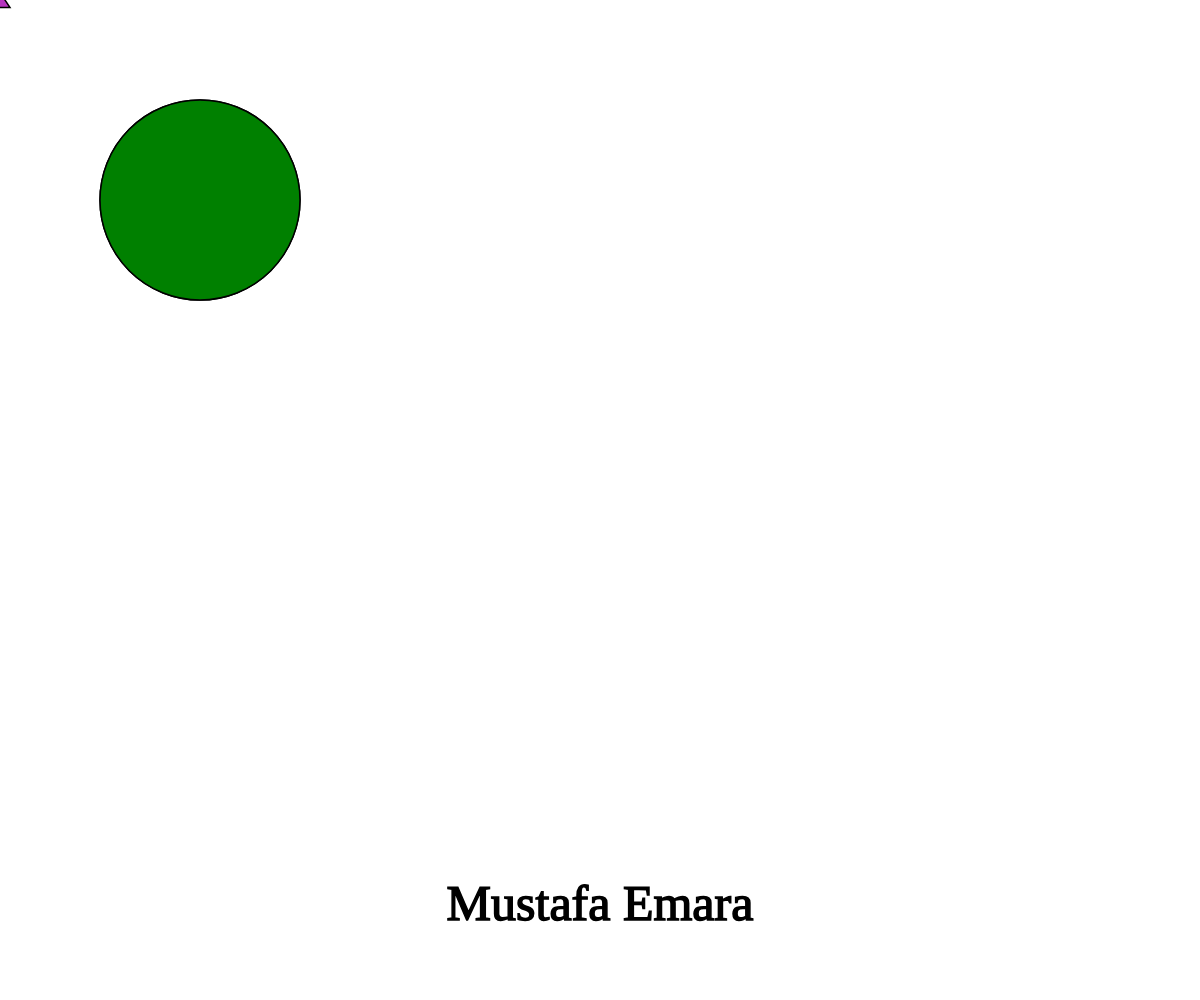
Frame 1 (no input)
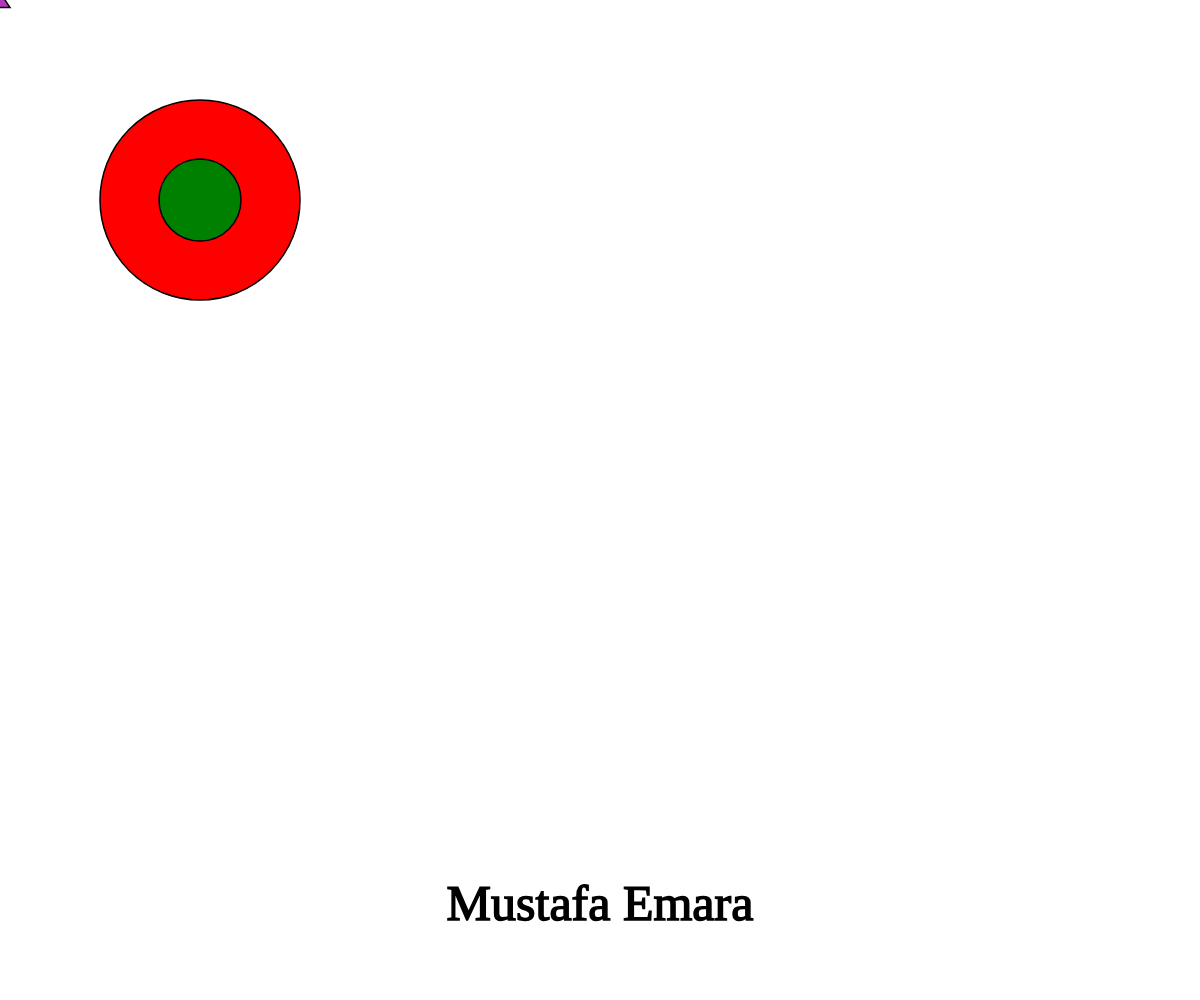
Frame 60 (no input)
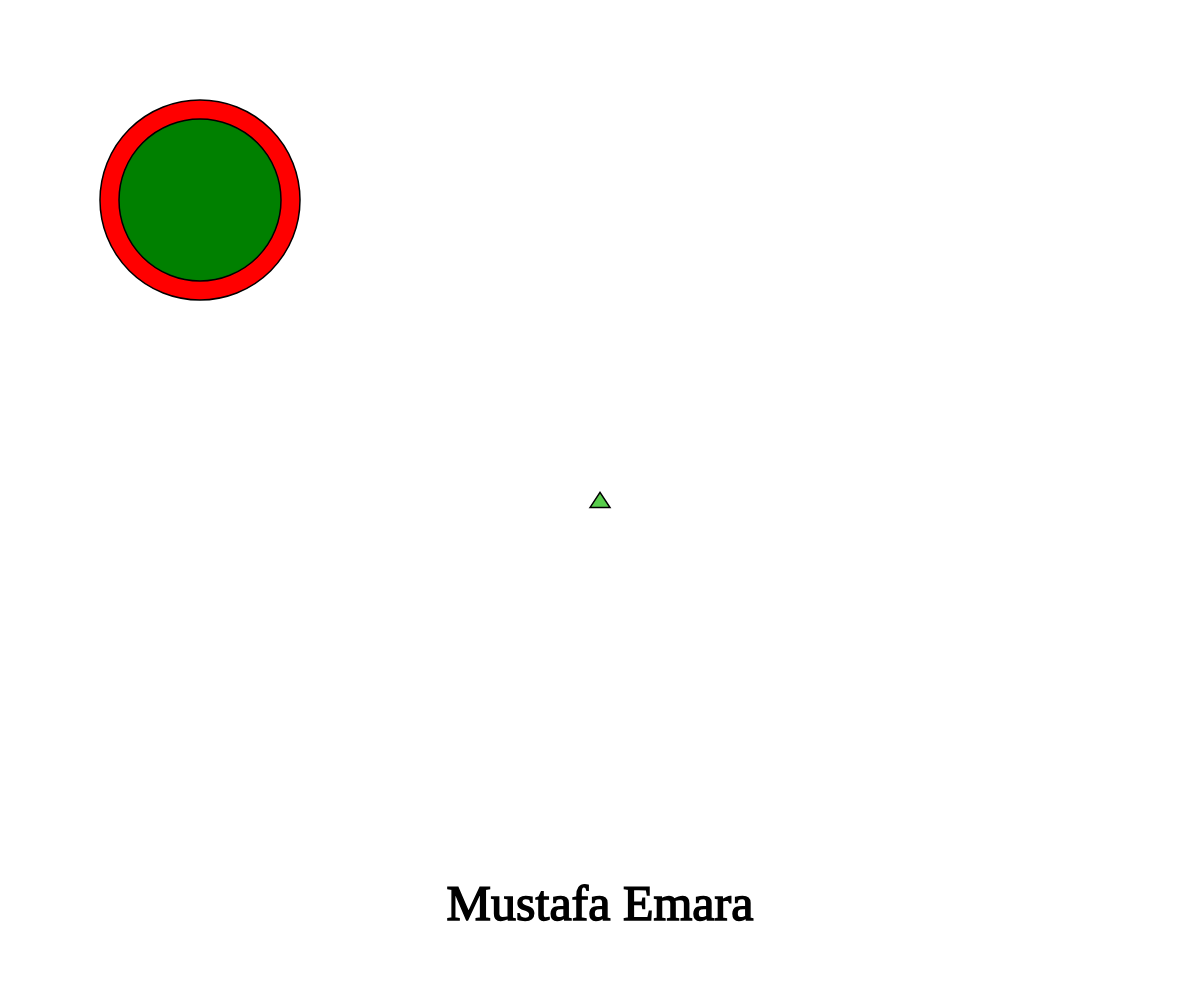
Frame 120 (the mouse pressed at the canvas centre since frame 60)

The p5.js sketch that drew these frames (run headless with seeded random() and noise() and a simulated clock; from frame 60 on, the mouse is pressed at the canvas centre):

// p5.js sketch
// ── sketch.js
// Primitive Paint
// Mustafa Emara  
// September 28 2023
//
// Extra for Experts:
// Added triangle and oval. added the preview of the shape
let extraCanvas;// This is the second canvas that stores the drawn shapes
let CircleSize=200; // This is the initial size of the circle of the autonomous art, that always changes its size
let ShapeSize = 50;// This shape size is the initial side length of the shapes printed
let SelectedShape = "triangle"; // we start with a triangle as the first shape
let FillColour;// varaible that stores the random color of the shapes we print

function setup() {
  createCanvas(windowWidth, windowHeight);// first canvas which shows the preview of the shapes, and the autonomous art
  background(255);// white background
  extraCanvas = createGraphics(windowWidth,windowHeight);// second canvas has same width and height as original
  extraCanvas.background(255);// also white background
  FillColour = color(random(255), random(255),  random(255));// sets the fill color to be any random color
  textFont("Calibri");// text font is calibri
  textSize(50);// text size set to 50
  textAlign(CENTER);// we put text in center 
}

function draw() {
 
  image(extraCanvas,0,0);// draws the second canvas
  stroke(0);// outline of shapes is black
  strokeWeight(1.5);// thickness of outlines 
  fill(FillColour);// color of shapes is fillColor
  PreviewShapes();// Draws shapes which are the preview on the first canvas
  AutonomousArt();// The 2 circles, Drawn on the first canvas
  fill(0);// for my name, color is black
  text("Mustafa Emara", width/2, height-80);// writes my name at bottom center of page
}

function keyPressed(){// function that is checked everytime a key is pressed
  if(key === "a") { // if a is pressed draw rectangle
    SelectedShape = "rectangle" ;
  }
  else if (key === "s") {// if s is pressed draw circle
    SelectedShape = "circle";
  }
  else if (key === "d") {// if d is pressed draw square
    SelectedShape = "square";
  }
  else if (key === "f") {// if f is pressed draw triangle
    SelectedShape = "triangle";
  }
  else if (key === "g") {// if g is pressed draw oval
    SelectedShape = "oval";
  }
}

function PreviewShapes(){// function which centers the mouse on the shapes, using some geometry
  if (SelectedShape === "circle"){// for circle
    circle(mouseX, mouseY, ShapeSize);
  }
  else if (SelectedShape === "triangle"){// for the triangle(requires some trig to find coordinates relative to center)
    triangle(mouseX-ShapeSize/5, mouseY-(ShapeSize*Math.sin(60))/2, mouseX, mouseY+(ShapeSize* Math.sin(60))/2, mouseX+ShapeSize/5, mouseY- ShapeSize* Math.sin(60)/2);

  }
  else if (SelectedShape === "square") {// for square, half hiegt, half width
    square(mouseX-ShapeSize/2,mouseY-ShapeSize/2,ShapeSize);
  }
  else if (SelectedShape === "rectangle"){// for rectangle
    rect(mouseX-ShapeSize,mouseY-ShapeSize/2, 2*ShapeSize, ShapeSize);
  }
  else if (SelectedShape === "oval"){// for ellipse
    ellipse(mouseX-ShapeSize/20,mouseY-ShapeSize/20, 2*ShapeSize, ShapeSize);
  }
 
}

function mousePressed(){// function that gets checked everytime mouse is clicked
  extraCanvas.noStroke();// drawn shapes have no outline
  extraCanvas.fill(FillColour);// drawn shapes have the same fill color as in preview
 // the following is the shapes previously previewed being drawn onto the second canvas
  if (SelectedShape === "rectangle") {
    extraCanvas.rect(mouseX- ShapeSize, mouseY - ShapeSize/2, 2*ShapeSize^2, ShapeSize);
  }

  if (SelectedShape === "triangle") {
    extraCanvas.triangle(mouseX-ShapeSize/5, mouseY-(ShapeSize*Math.sin(60))/2, mouseX, mouseY+(ShapeSize* Math.sin(60))/2, mouseX+ShapeSize/5, mouseY- ShapeSize* Math.sin(60)/2);
  }
  else if (SelectedShape === "circle") {
    extraCanvas.circle(mouseX, mouseY, ShapeSize);
  }
  else if (SelectedShape ==="square") {
    extraCanvas.square(mouseX - ShapeSize/2,mouseY-ShapeSize/2, ShapeSize);
  }
  else if (SelectedShape ==="oval") {
    extraCanvas.ellipse(mouseX-ShapeSize/20,mouseY-ShapeSize/20, 2*ShapeSize, ShapeSize);
  
  }
  FillColour = color(random(255), random(255),  random(255));
//everytime mouse is clicked, new random color is filled

  
}
    

function mouseWheel(event) {
  //this function controls the shapes size using the mouse scroll wheel
  if (ShapeSize+event.delta <0){// if scrolling will make shapesize negative
    if (ShapeSize>15){// to make sure shapeSize doesnt get smaller than this
      ShapeSize-=10;// the minimum shapeSize is set to 5, 15-10=5
    }
  }
  else{
    ShapeSize+=event.delta;// otherwise ShapeSize is changed based on event.delta
  }

}

// This is the Autonomous art, one circle is stationary, the other is getting smaller until it reaches a limit
function AutonomousArt(){// doesn't get erased since its on primary canvas
  fill("red");// color for stationary circle
  circle(200,200,200);// stationary circle coordinates+size
  fill("green");// color for shrinking circle
  circle(200,200,CircleSize);// coordinates+size of shrinking circle
  CircleSize -= 2;// rate it shrinks
  if (CircleSize < 1){// limit on how much it gets smaller, then returns to original size
    CircleSize += 200;
  }
}

function keyTyped() {// this is the function that clears everything with a key. 
  if (key === " ") {// in this case its spacebar
    // clears the canvas
    extraCanvas.background(255);
  } 
}
